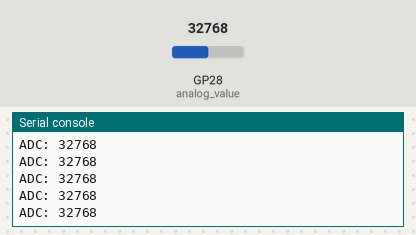
Simulated run of this program. Board: Raspberry Pi Pico running MicroPython. On the bench: the last lines printed to the serial console. The inputs (shaded band) are chosen by the test bench; at power-on: GP28 (analog_value) = 32768 (analog values on the 0–65535 scale).

Above: at 1.2 s.
1.3 s: GP28 (analog_value) set to 45874
At 1.56 s:
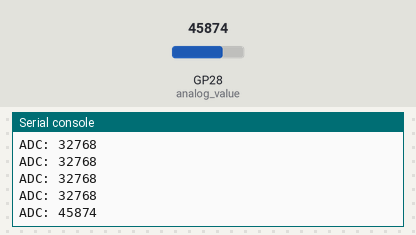
2.8 s: GP28 (analog_value) set to 57670
At 2.96 s:
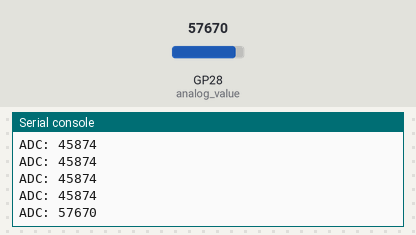
Timing chart, 0 to 5.8 s (numbered marks = the images above; inputs shaded):
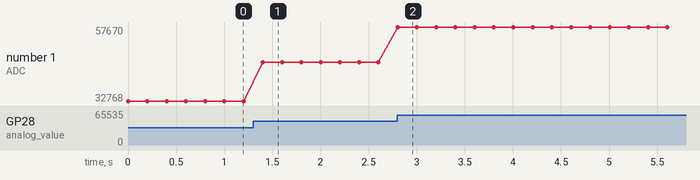

Measured:
- after the input at 1.3 s, the serial console: prints a new line after 0.10 s (image 1)
- after the input at 2.8 s, the serial console: prints a new line at once (image 2)
- plotted number 1: 32768 → 45874 after the input at 1.3 s, 45874 → 57670 after the input at 2.8 s

The program:

proba_ADC.py
```python
# https://how2electronics.com/how-to-use-adc-in-raspberry-pi-pico-adc-example-code/
import machine
import utime

analog_value = machine.ADC(28) # zczytanie wartosci z pinu 28 (ADC2)

while True:
    reading = analog_value.read_u16()
    print(f"ADC: {reading}")
    utime.sleep(0.2)

    
```
